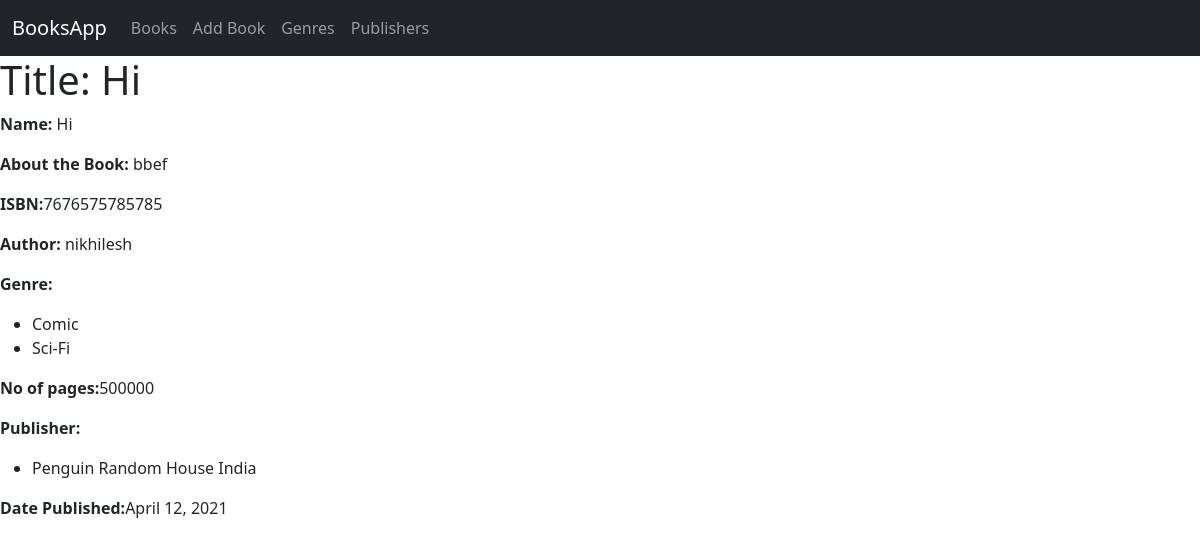
/booksapp/detail/1/, run on an earlier commit of the app's database.
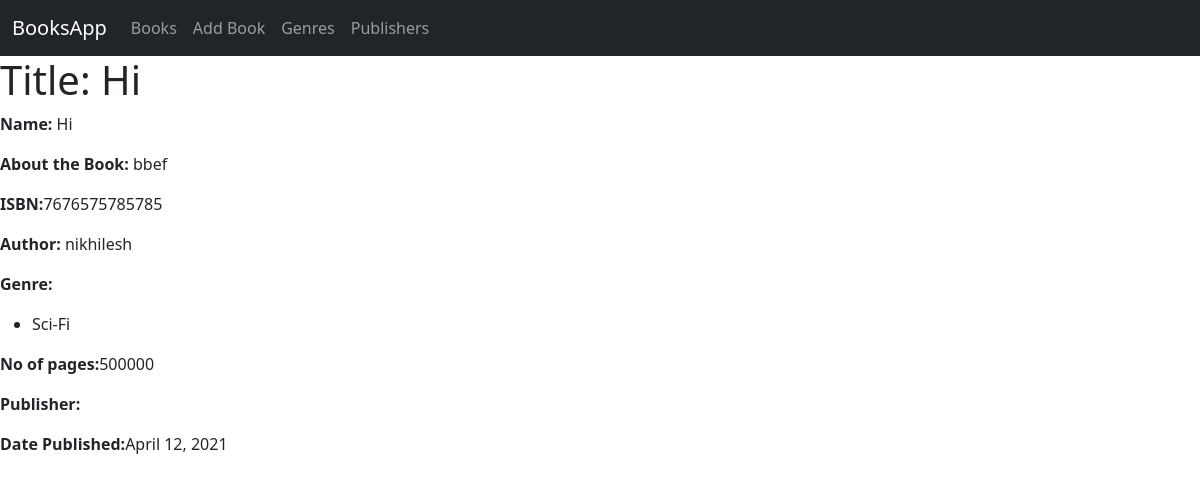
And on a later commit of the database.
### booksapp/models.py (models this page shows, shortened)
class Book(models.Model):
    title = models.CharField(max_length=100)
    isbn = models.CharField('ISBN', max_length = 20, unique = True)
    no_of_pages = models.IntegerField()
    image = models.ImageField(null=True,blank=True)
    description = models.TextField(max_length = 2000)
    author = models.ForeignKey(User, on_delete = models.SET_NULL, null = True)
    genre  = models.ManyToManyField('Genre')
    publishers = models.ManyToManyField('Publisher')
    published_date = models.DateField(null = True, blank = True)

class Genre(models.Model):
    name = models.CharField(max_length=200)
    def __str__(self):
        return self.name

class Publisher(models.Model):
    name = models.CharField(max_length = 150)
    def __str__(self):
        return self.name

### booksapp/views.py (the view)
# urls.py: path('detail/<int:pk>/', views.BookDetailView.as_view(), name="book-detail"),
class BookDetailView(generic.DetailView):
    model = Book

### booksapp/templates/booksapp/book_detail.html
{% extends "base_generic.html" %}
{% block content %}
  <h1>Title: {{ book.title }}</h1>
  <p><strong>Name:</strong> {{ book.title }}</p>
  <p><strong>About the Book:</strong> {{ book.description }}</p>
  <p><strong>ISBN:</strong>{{ book.isbn }}</p>
  <p><strong>Author:</strong> {{ book.author}}</p>
  <p><strong>Genre:</strong>
    <ul>
        {% for genre in book.genre.all %}
        <li>
        {{ genre }}
        </li>
        {% endfor %}
    </ul>
  <p><strong>No of pages:</strong>{{ book.no_of_pages }}</p>
  <p><strong>Publisher:</strong></p>
  <ul>
    {% for publisher in book.publishers.all %}
    <li>
    {{ publisher }}
    </li>
    {% endfor %}
</ul>
  <p><strong>Date Published:</strong>{{ book.published_date }}</p>
 {% endblock %}

### booksapp/templates/base_generic.html (shortened to what this page needs)
<!DOCTYPE html>
<html lang="en">
  <head>
    <link href="https://cdn.jsdelivr.net/npm/bootstrap@5.0.0-beta3/dist/css/bootstrap.min.css" rel="stylesheet">
  </head>
  <body>
    <nav class="navbar navbar-expand-lg navbar-dark bg-dark">
      <div class="container-fluid">
        <a class="navbar-brand" href="#">BooksApp</a>
        <div class="collapse navbar-collapse" id="navbarNav">
          <ul class="navbar-nav">
            <li class="nav-item">
              <a class="nav-link" aria-current="page" href="{% url 'list-of-books' %}">Books</a>
            </li>
            <li class="nav-item">
              <a class="nav-link" href="{% url 'new_book' %}">Add Book</a>
            </li>
            <li class="nav-item">
                <a class="nav-link" href="{% url 'list-of-genres' %}">Genres</a>
              </li>
              <li class="nav-item">
                <a class="nav-link" href="{% url 'list-of-publishers' %}">Publishers</a>
              </li>
          </ul>
        </div>
      </div>
    </nav>
    {% block content %}{% endblock %}

What changed in the data, as far as the page shows it:
removed Genre: name "Comic"
removed Publisher: name "Penguin Random House India"
